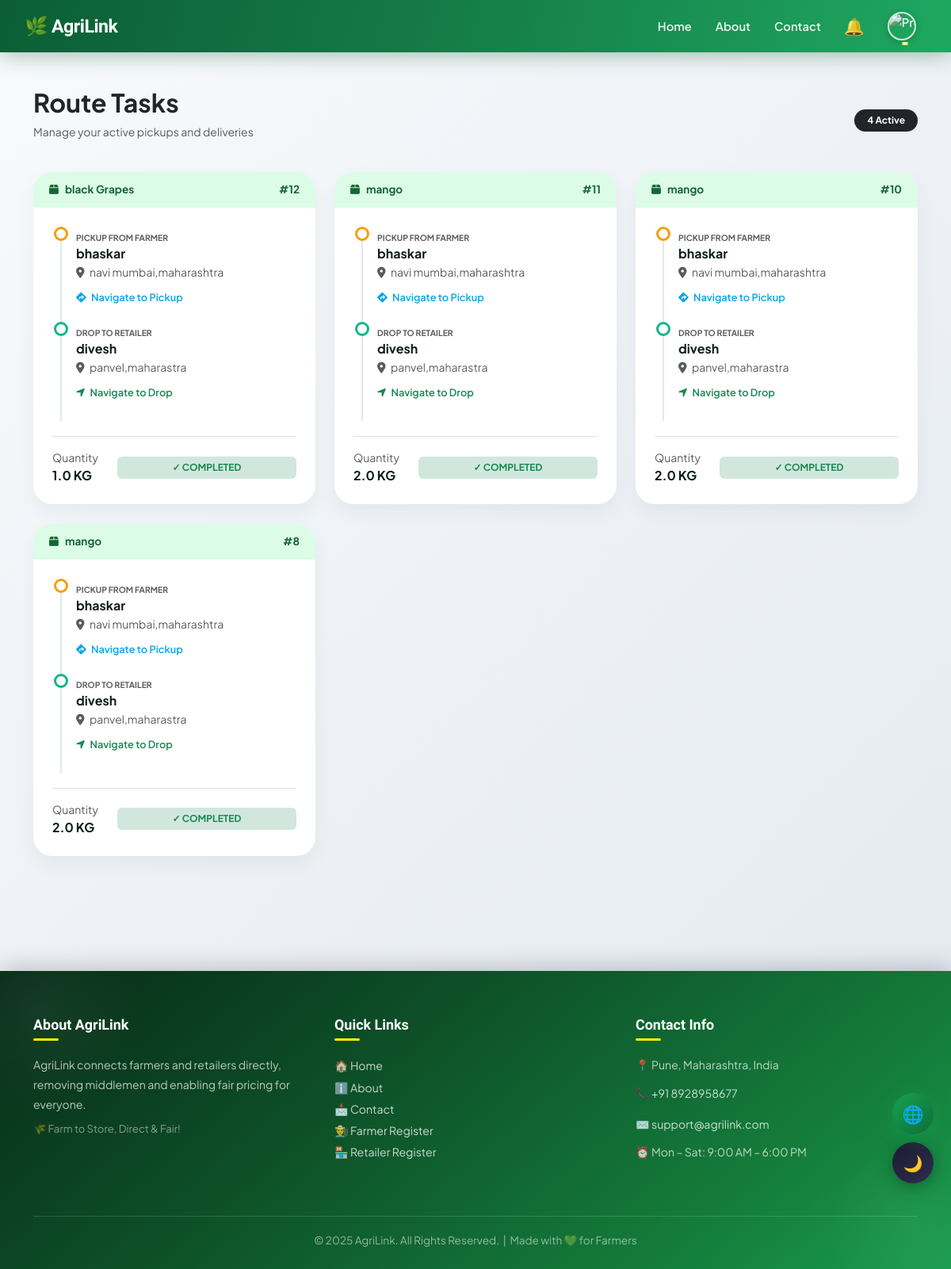
The app's page /driver/sample-deliveries/ (signed in) with its own data.
### projectapp/models.py (models this page shows, shortened)
class SampleRequest(models.Model):
    STATUS_CHOICES = [
        ('pending', 'Pending'),
        ('approved', 'Approved'),
        ('rejected', 'Rejected'),
        ('picked', 'Picked'),
        ('delivered', 'Delivered'),
        ('expired', 'Expired'),
    ]
    QUANTITY_CHOICES = [
        (1, '1 kg'),
        (2, '2 kg'),
        (5, '5 kg'),
    ]
    product = models.ForeignKey('Product', on_delete=models.CASCADE)
    farmer = models.ForeignKey('Farmer', on_delete=models.CASCADE)
    retailer = models.ForeignKey('Retailer', on_delete=models.CASCADE)
    driver = models.ForeignKey('Driver', on_delete=models.SET_NULL, null=True, blank=True)
    quantity = models.FloatField(default=2, choices=[(1.0,'1 kg'),(2.0,'2 kg'),(5.0,'5 kg')])
    status = models.CharField(max_length=20, choices=STATUS_CHOICES, default='pending')
    sample_charge = models.FloatField(default=50.0)
    charge_paid = models.BooleanField(default=False)
    charge_refunded = models.BooleanField(default=False)
    expiry_date = models.DateTimeField(null=True, blank=True)
    rating = models.IntegerField(null=True, blank=True)
    review = models.TextField(null=True, blank=True)
    created_at = models.DateTimeField(auto_now_add=True)
    delivered_at = models.DateTimeField(null=True, blank=True)

class Product(models.Model):
    product = models.CharField(max_length=100)
    description = models.TextField()
    created_at = models.DateTimeField(default=timezone.now)
    price = models.FloatField()
    latitude = models.FloatField(null=True, blank=True)  # 🆕
    longitude = models.FloatField(null=True, blank=True)  # 🆕
    quantity = models.IntegerField()
    location = models.CharField(max_length=50)
    image = models.ImageField(upload_to='product_images/', blank=True, null=True)
    farmer = models.ForeignKey('Farmer', on_delete=models.CASCADE, related_name='products')

class Farmer(models.Model):
    name = models.CharField(max_length=100)
    email = models.EmailField()
    password = models.CharField(max_length=100)
    contact = models.CharField(max_length=20)
    address = models.TextField()
    gender = models.CharField(max_length=10)
    first_login = models.BooleanField(default=True)
    profile_image = models.ImageField(upload_to='profiles/', default='profiles/default.jpg')
    bank_account_number = models.CharField(max_length=20, blank=True, null=True)
    ifsc_code = models.CharField(max_length=15, blank=True, null=True)

class Retailer(models.Model):
    name = models.CharField(max_length=100)
    email = models.EmailField(unique=True)
    password = models.CharField(max_length=128)
    contact = models.CharField(max_length=15)
    address = models.TextField()
    city = models.CharField(max_length=50, blank=True, null=True)
    pincode = models.CharField(max_length=6, blank=True, null=True)
    gender = models.CharField(max_length=10)
    shop_number = models.CharField(max_length=50)
    gst_number = models.CharField(max_length=15)
    first_login = models.BooleanField(default=True)
    profile_image = models.ImageField(upload_to='profiles/', default='profiles/default.jpg')
    email_verified = models.BooleanField(default=False)
    email_otp = models.CharField(max_length=6, blank=True, null=True)
    latitude = models.FloatField(null=True, blank=True)   # 🆕
    longitude = models.FloatField(null=True, blank=True)  # 🆕

### projectapp/views.py (the view)
def driver_sample_deliveries(request):
    if request.session.get("user_type") != "driver":
        return redirect("driver_login")
    driver_id = request.session.get("id")
    if not driver_id:
        return redirect("driver_login")
    driver = Driver.objects.get(id=driver_id)
    samples = SampleRequest.objects.filter(
        driver=driver
    ).order_by("-id")
    return render(request, "driver_sample_deliveries.html", {
        "samples": samples
    })

### projectapp/context_processors.py (called while the page is built)
def navbar_notifications(request):
    user_type = request.session.get('user_type')
    name = request.session.get('name')
    notes = []
    if user_type == "farmer" and name:
        notes = Notification.objects.filter(receiver_farmer__name=name, is_read=False).order_by('-timestamp')
    elif user_type == "retailer" and name:
        notes = Notification.objects.filter(receiver_retailer__name=name, is_read=False).order_by('-timestamp')
    elif user_type == "driver" and name:
        notes = Notification.objects.filter(receiver_driver__name=name, is_read=False).order_by('-timestamp')
    return {'navbar_notes': notes, 'user_type': user_type}

### projectapp/templates/driver_sample_deliveries.html (shortened to what this page needs)
{% extends "master.html" %}
{% block body %}
<link rel="stylesheet" href="https://cdnjs.cloudflare.com/ajax/libs/font-awesome/6.4.0/css/all.min.css">
<div class="container delivery-container">
    <div class="row mb-4 align-items-center">
        <div class="col-8">
            <h2 class="fw-bold text-dark">Route Tasks</h2>
            <p class="text-muted small">Manage your active pickups and deliveries</p>
        </div>
        <div class="col-4 text-end">
            <span class="badge bg-dark rounded-pill px-3 py-2">{{ samples|length }} Active</span>
        </div>
    </div>
    <div class="row">
        {% for s in samples %}
        <div class="col-md-6 col-lg-4">
            <div class="task-card">
                <div class="status-banner
                    {% if s.status == 'approved' %}status-approved
                    {% elif s.status == 'picked' %}status-picked
                    {% else %}status-delivered{% endif %}">
                    <span><i class="fas fa-box me-2"></i>{{ s.product.product }}</span>
                    <span>#{{ s.id }}</span>
                </div>
                <div class="p-4">
                    <div class="delivery-timeline">
                        <div class="timeline-item">
                            <div class="timeline-icon" style="border-color: var(--delivery-orange);"></div>
                            <small class="text-muted text-uppercase fw-bold" style="font-size: 0.65rem;">Pickup from Farmer</small>
                            <h6 class="fw-bold mb-1">{{ s.farmer.name }}</h6>
                            <p class="small text-muted mb-2"><i class="fas fa-map-marker-alt me-1"></i> {{ s.farmer.address }}</p>
                            <a href="https://www.google.com/maps/search/{{ s.farmer.address|urlencode }}" target="_blank" class="nav-link-btn">
                                <i class="fas fa-directions me-1"></i> Navigate to Pickup
                            </a>
                        </div>
                        <div class="timeline-item mb-0">
                            <div class="timeline-icon" style="border-color: var(--delivery-green);"></div>
                            <small class="text-muted text-uppercase fw-bold" style="font-size: 0.65rem;">Drop to Retailer</small>
                            <h6 class="fw-bold mb-1">{{ s.retailer.name }}</h6>
                            <p class="small text-muted mb-2"><i class="fas fa-map-marker-alt me-1"></i> {{ s.retailer.address }}</p>
                            <a href="https://www.google.com/maps/search/{{ s.retailer.address|urlencode }}" target="_blank" class="nav-link-btn text-success">
                                <i class="fas fa-location-arrow me-1"></i> Navigate to Drop
                            </a>
                        </div>
                    </div>
                    <div class="mt-4 pt-3 border-top d-flex justify-content-between align-items-center">
                        <div>
                            <small class="text-muted d-block">Quantity</small>
                            <span class="fw-bold">{{ s.quantity }} KG</span>
                        </div>
                        <div class="flex-grow-1 ms-4">
                            {% if s.status == "approved" %}
                                <a href="{% url 'driver_mark_sample_picked' s.id %}" class="btn btn-primary btn-action w-100 shadow-sm">
                                    Confirm Pickup
                                </a>
                            {% elif s.status == "picked" %}
                                <a href="{% url 'deliver_sample_complete' s.id %}" class="btn btn-success btn-action w-100 shadow-sm">
                                    Confirm Delivery
                                </a>
                            {% else %}
                                <div class="text-center">
                                    <span class="badge bg-success-subtle text-success w-100 py-2">✓ COMPLETED</span>
                                </div>
                            {% endif %}
                        </div>
                    </div>
                </div>
            </div>
        </div>
        {% empty %}
        <div class="col-12 text-center py-5">
            <i class="fas fa-truck-loading fa-3x text-muted mb-3"></i>
            <h4 class="text-muted">No active deliveries assigned.</h4>
            <a href="/driver_dashboard/" class="btn btn-outline-primary btn-sm rounded-pill mt-2">Back to Dashboard</a>
        </div>
        {% endfor %}
    </div>
</div>
{% endblock %}

### projectapp/templates/master.html (style rules this page uses)
:root { --g50: #f0fdf4; --g100: #dcfce7; --g200: #bbf7d0; --g400: #4ade80; --g500: #22c55e; --g600: #16a34a; --g700: #15803d; --g800: #166534; --g900: #14532d; --bg: #ffffff; --bg2: #f0fdf4; --bg3: #ffffff; --txt: #0d1f14; --txt2: #3d6650; --txt3: #6b8070; --bdr: #d1fae5; --inp: #f8fffc; --sh1: 0 1px 4px rgba(10,40,20,.07); --sh2: 0 4px 18px rgba(10,40,20,.11); --sh3: 0 14px 44px rgba(10,40,20,.15); --stripe: #f0fdf4; }
*, *::before, *::after { box-sizing: border-box; }
html { scroll-behavior: smooth; }
body { font-family: 'Plus Jakarta Sans', sans-serif; background: var(--bg); color: var(--txt); transition: background .35s, color .35s; overflow-x: hidden; top: 0 !important; margin: 0; padding: 0; }

### projectapp/templates/driver_sample_deliveries.html (style rules this page uses)
:root { --delivery-blue: #0ea5e9; --delivery-green: #10b981; --delivery-orange: #f59e0b; --dark-navy: #0f172a; }
body { background: linear-gradient(135deg, #f8fafc 0%, #e2e8f0 100%); font-family: 'Plus Jakarta Sans', sans-serif; }
.delivery-container { margin-top: 110px; padding-bottom: 60px; }
.task-card { background: white; border-radius: 24px; border: none; box-shadow: 0 10px 25px rgba(0,0,0,0.05); transition: 0.3s; overflow: hidden; margin-bottom: 25px; }
.status-banner { padding: 12px 20px; font-weight: 700; font-size: 0.85rem; display: flex; justify-content: space-between; align-items: center; }
.status-delivered { background: #dcfce7; color: #166534; }
.delivery-timeline { position: relative; padding-left: 30px; }
.timeline-item { position: relative; padding-bottom: 20px; }
.timeline-item::before { content: ''; position: absolute; left: -20px; top: 5px; width: 2px; height: 100%; background: #e2e8f0; }
.timeline-icon { position: absolute; left: -28px; top: 0; width: 18px; height: 18px; background: white; border: 3px solid var(--delivery-blue); border-radius: 50%; }
.nav-link-btn { text-decoration: none; color: var(--delivery-blue); font-size: 0.8rem; font-weight: 600; }

### records on screen
SampleRequest: product.product "black Grapes", id "12", farmer.name "bhaskar", farmer.address "navi mumbai,maharashtra", retailer.name "divesh", retailer.address "panvel,maharastra", quantity "1.0", status "✓ COMPLETED"
SampleRequest: product.product "mango", id "11", farmer.name "bhaskar", farmer.address "navi mumbai,maharashtra", retailer.name "divesh", retailer.address "panvel,maharastra", quantity "2.0", status "✓ COMPLETED"
SampleRequest: product.product "mango", id "10", farmer.name "bhaskar", farmer.address "navi mumbai,maharashtra", retailer.name "divesh", retailer.address "panvel,maharastra", quantity "2.0", status "✓ COMPLETED"
SampleRequest: product.product "mango", id "8", farmer.name "bhaskar", farmer.address "navi mumbai,maharashtra", retailer.name "divesh", retailer.address "panvel,maharastra", quantity "2.0", status "✓ COMPLETED"

### other values on screen
{{ samples|length }} "4"
